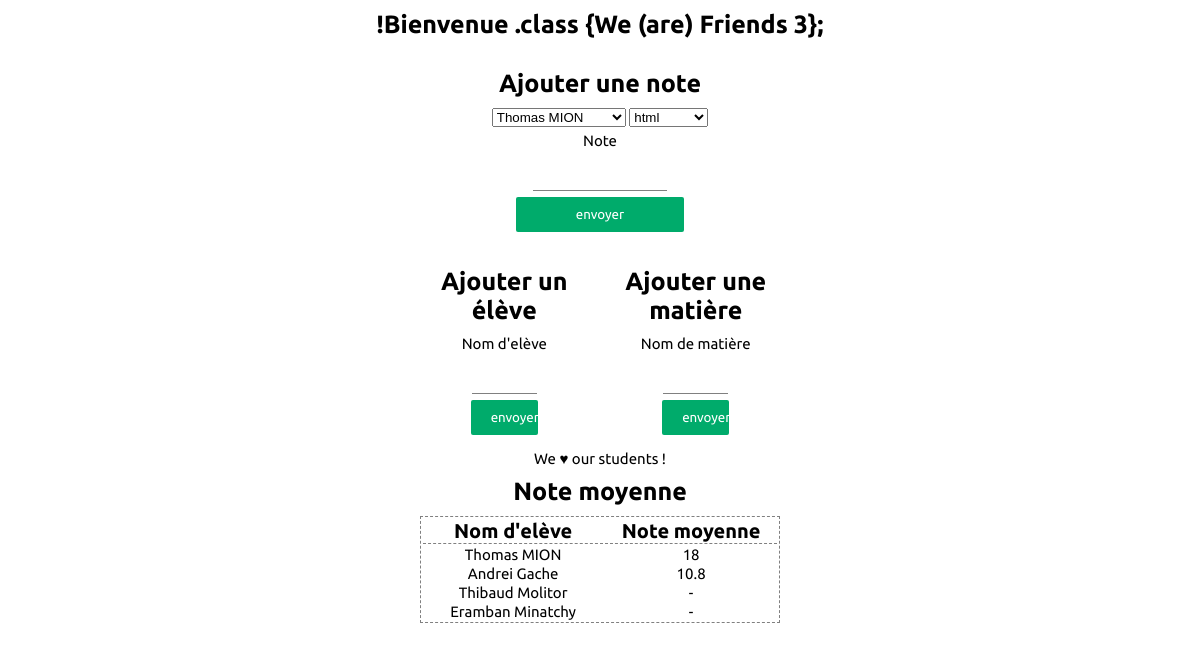
/Bulletin/index.php, run on the app's committed database.
### tables this page shows
CREATE TABLE `students` (
  `stu_id` int(11) NOT NULL,
  `stu_fullname` varchar(100) NOT NULL,
  `stu_score` decimal(10,2) NOT NULL
);

### Bulletin/index.php (the view, shortened to what this page needs)
<?php
require_once('inc/init.inc.php');
require_once('inc/functions.inc.php');
?>
<!DOCTYPE html>
<html lang="fr">
	<head>
		<link rel="stylesheet" href="css/style.css">
	</head>
	<body>
	<header>
		<h1>!Bienvenue .class {We (are) Friends 3};</h1>
	</header>
		<form action="libs/services.php?action=addScore" id="addScore" method="post">
<h2>Ajouter une note</h2>
		<?php echo displaySelect('students', 'stu_id', 'stu_fullname') ?>
		<?php echo displaySelect('subjects', 'sub_id', 'sub_name') ?>
		<label for="score">Note</label>
		<input type="text" name="score" />
		<input type="submit" value="envoyer">
	</form>
	<div id="ajouts">
		<form action="libs/services.php?action=addStudent" id="addStu" method="post">
			<h2>Ajouter un élève</h2>
			<label for="student">Nom d'elève</label>
			<input type="text" name="student" />
			<input type="submit" value="envoyer">
		</form>
		<form action="libs/services.php?action=addSubject" id="addSub" method="post">
			<h2>Ajouter une matière</h2>
			<label for="student">Nom de matière</label>
			<input type="text" name="subject" />
			<input type="submit" value="envoyer">
		</form>
	</div>
	<p>We &#9829; our students !</p>
		<table>
			<h2>Note moyenne</h2>
			 <tr>
				<th>Nom d'elève</th>
				<th>Note moyenne</th>
			</tr>
			<?php
				$sql = "SELECT stu_id, stu_score, stu_fullname FROM students";
				$req = $connection->prepare($sql);
				$req->execute();
				while ($data= $req->fetch()) {
					echo "<tr>";
					echo "<td><a href='index.php?id=".$data['stu_id']."' id=modifScore>".$data['stu_fullname']." </a></td>";
					echo "<td>".calculAverage($data['stu_id'])."</td>";
				echo "</tr>";
				}
			?>
		</table>
	</body>
</html>

### Bulletin/inc/functions.inc.php (shortened to what this page needs)
<?php
	require_once('init.inc.php');
	function displaySelect($tableName, $colValue, $colDisplay){
		global $connection;
		$sql = "SELECT * FROM ".$tableName;
		$req = $connection->prepare($sql);
		$req->execute();
		$html = "<select name='".$tableName."'>";
			while($data=$req->fetch()){
			$html .= '<option value="'.$data[$colValue].'">'.$data[$colDisplay].'</option>';
			}
		$html .= '</select>';
		return $html;
	}
	function calculAverage($pStuId){
		global $connection;
		$sql = "SELECT subjects.sub_name, students.stu_fullname, score
			FROM scores
			INNER JOIN students ON scores.stu_id = students.stu_id
			INNER JOIN subjects ON scores.sub_id = subjects.sub_id
			where scores.stu_id = $pStuId";
		$req = $connection->prepare($sql);
		$req->execute();
		$data = $req->fetchAll();
		$notes = array();
		foreach ($data as $key => $value) {
			if(isset($notes['totalScore'])){
				$notes['totalScore'] += $data[$key]['score'];
				$notes['nbScore'] += 1;
			}else {
				$notes['totalScore'] = $data[$key]['score'];
				$notes['nbScore'] = 1;
			}
		}
		if (isset($notes['nbScore'])) {
			$average = round($notes['totalScore']/$notes['nbScore'],2);
			return $average;
			} else {
				return "-";
		}
	}
?>

### Bulletin/css/style.css (style rules this page uses)
* { margin: 0; padding: 0; }
html { font-size: 62.5%; }
body { width: 100%; font-family: 'Ubuntu', sans-serif; font-size: 1.5rem; text-align: center; }
h1, h2 { text-align: center; margin:1rem; font-size: 2.5rem; }
a { text-decoration: none; text-align: center; font-size: 2rem; color:black; margin:1rem; }
table { width:30%; margin: 1rem auto; text-align: center; border: 1px dashed gray; }
table tr { text-align: center; margin: 0 auto; }
table th { border-bottom:1px dashed gray; font-size: 2rem; }
#modifScore { font-size: 1.5rem; }
form { width:20%; margin: 0 auto; padding: 1rem; text-align: center; }
#addStu { display: inline-block; width:40%; margin: 0 auto; }
#addSub { display: inline-block; width:40%; margin: 0 auto; }
#addScore { display: inline-block; width:35%; margin: 0 auto; }
#ajouts { width:35%; margin: 0 auto; }
form label { width:100%; display: block; font-size: 1.5rem; margin: 0.5rem auto; }
form input { width: 27%; padding:1rem; margin:.1rem auto; border:0; border-bottom:1px solid gray; }
input[type='submit'] { width:40%; margin: .5rem auto; padding:1rem 2rem; border:0; border-radius: 2px; background-color: #00ab6b; color:white; display:block; font-family: 'Ubuntu', sans-serif; }

### data on the page
students: stu_fullname "Thomas MION", stu_id "18"
students: stu_fullname "Andrei Gache", stu_id "10.8"
students: stu_fullname "Thibaud Molitor", stu_id "-"
students: stu_fullname "Eramban Minatchy", stu_id "-"

### other printed values
form field students "Thomas MION"
form field subjects "html"
